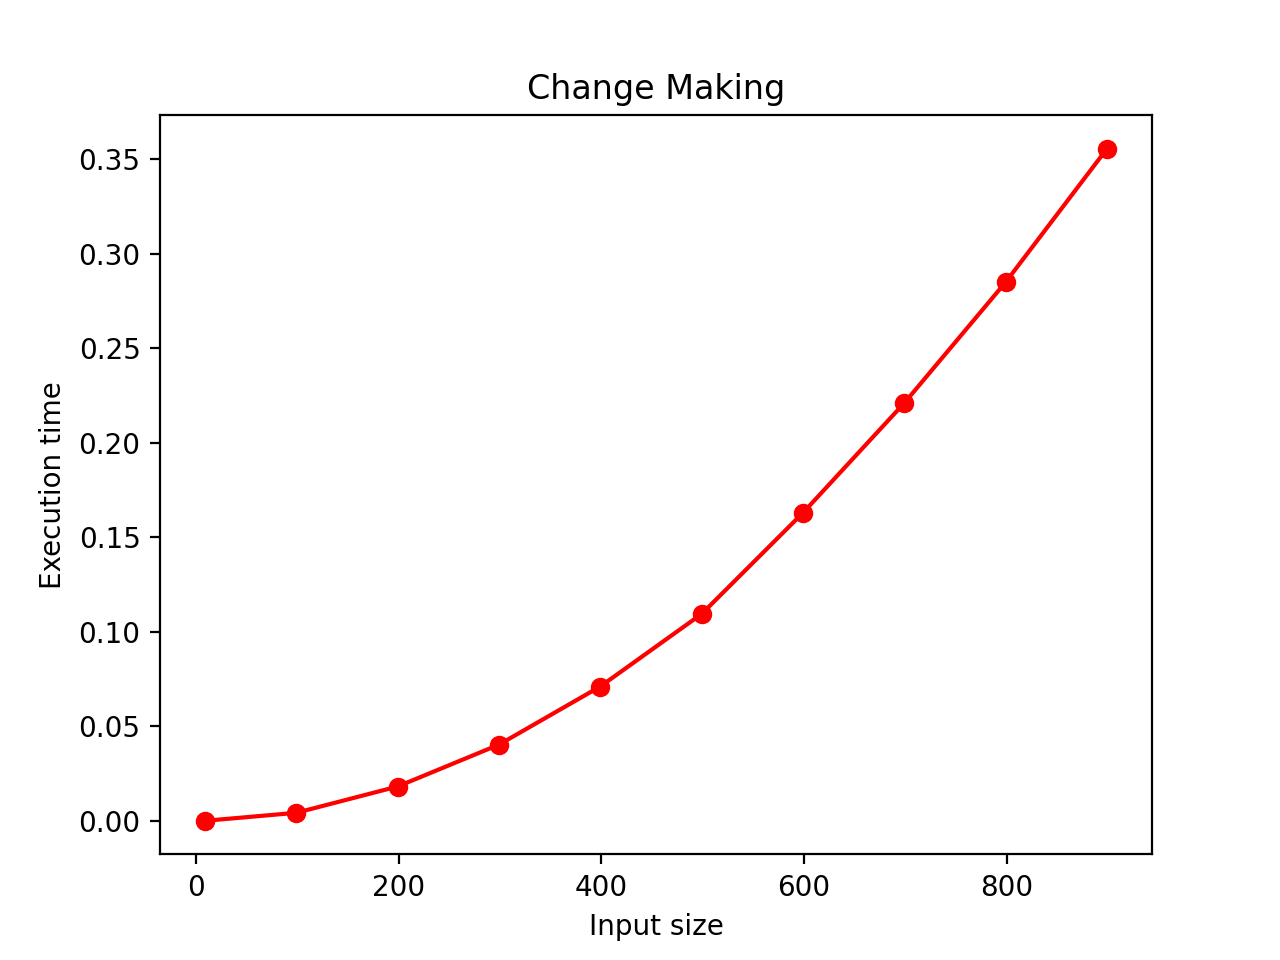

The Python source for this figure:
import time
import pylab
import random

# Applies dynamic programming to find the minimum number of coins
# of denominations d1 < d2 < . . . < dm where d1 = 1 that add up to a
# given amount n
# Input: Positive integer n and array D[1..m] of increasing positive
# integers indicating the coin denominations where D[1]= 1
# Output: The minimum number of coins that add up to n

def ChangeMaking(D,n):
    m = len(D)-1
    F = [0 for _ in range(n+1)]
    for j in range(1, n+1):
        temp = 9999
        for i in range(0, m+1):
            if(j >= D[i]):
                temp = min(temp, 1+F[j-D[i]])
        F[j] = temp
    return F[n]

def listGen(n):
    randomlist = []
    for i in range(1,n):
        randomlist.append(i)
    return randomlist


A0 = listGen(10)
A1 = listGen(100)
A2 = listGen(200)
A3 = listGen(300)
A4 = listGen(400)
A5 = listGen(500)
A6 = listGen(600)
A7 = listGen(700)
A8 = listGen(800)
A9 = listGen(900)

#0
startA0 = time.time()
ChangeMaking(A0,A0[-1]*2)
stopA0 = time.time()
timeA0 = stopA0 - startA0
sizeA0 = len(A0)
#1
startA1 = time.time()
ChangeMaking(A1,A1[-1]*2)
stopA1 = time.time()
timeA1 = stopA1 - startA1
sizeA1 = len(A1)
#2
startA2 = time.time()
ChangeMaking(A2,A2[-1]*2)
stopA2 = time.time()
timeA2 = stopA2 - startA2
sizeA2 = len(A2)
#3
startA3 = time.time()
ChangeMaking(A3,A3[-1]*2)
stopA3 = time.time()
timeA3 = stopA3 - startA3
sizeA3 = len(A3)
#4
startA4 = time.time()
ChangeMaking(A4,A4[-1]*2)
stopA4 = time.time()
timeA4 = stopA4 - startA4
sizeA4 = len(A4)
#5
startA5 = time.time()
ChangeMaking(A5,A5[-1]*2)
stopA5 = time.time()
timeA5 = stopA5 - startA5
sizeA5 = len(A5)
#6
startA6 = time.time()
ChangeMaking(A6,A6[-1]*2)
stopA6 = time.time()
timeA6 = stopA6 - startA6
sizeA6 = len(A6)
#7
startA7 = time.time()
ChangeMaking(A7,A7[-1]*2)
stopA7 = time.time()
timeA7 = stopA7 - startA7
sizeA7 = len(A7)
#8
startA8 = time.time()
ChangeMaking(A8,A8[-1]*2)
stopA8 = time.time()
timeA8 = stopA8 - startA8
sizeA8 = len(A8)
#9
startA9 = time.time()
ChangeMaking(A9,A9[-1]*2)
stopA9 = time.time()
timeA9 = stopA9 - startA9
sizeA9 = len(A9)



pylab.plot([sizeA0,sizeA1,sizeA2,sizeA3,sizeA4,sizeA5,sizeA6,sizeA7,sizeA8,sizeA9],[timeA0,timeA1,timeA2,timeA3,timeA4,timeA5,timeA6,timeA7,timeA8,timeA9],'ro-')
pylab.title('Change Making')
pylab.xlabel('Input size')
pylab.ylabel('Execution time')
pylab.show()
